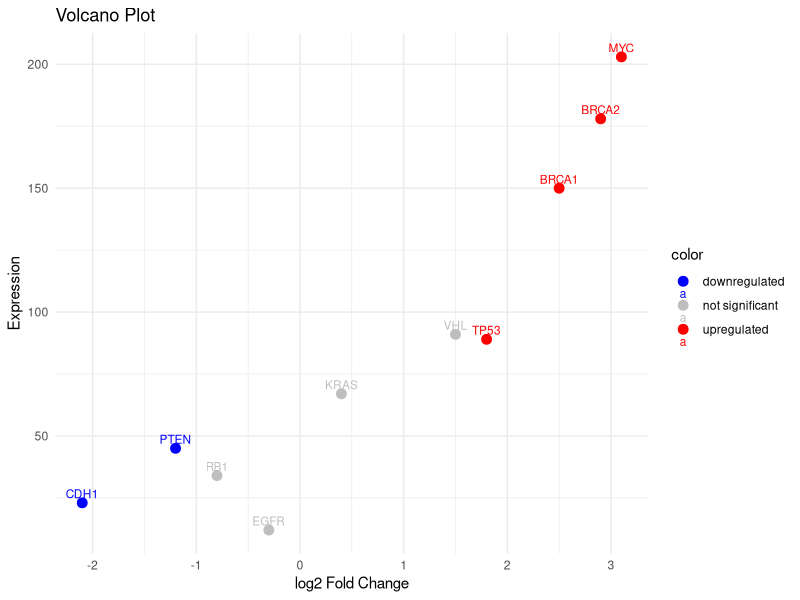
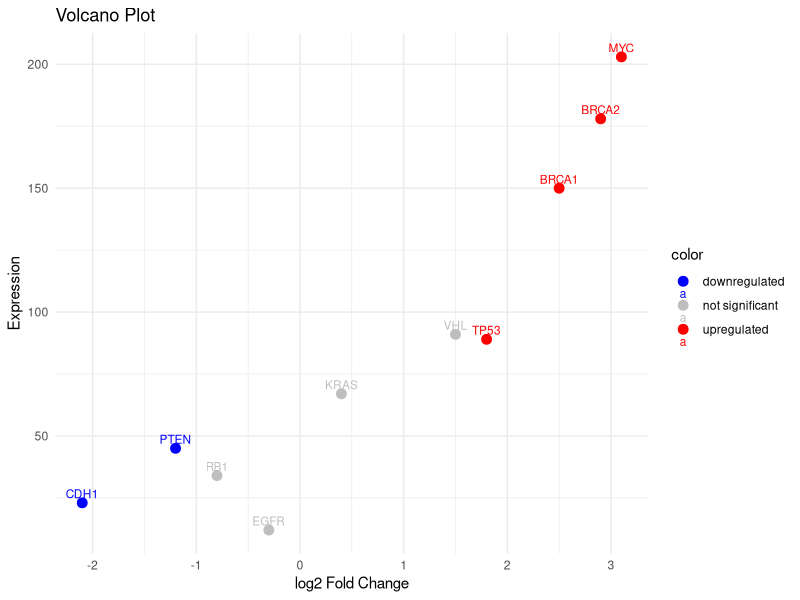

Write the R code that produced these figures, in order.
# Mini Analysis - Week 1
setwd("~/Desktop/bioinfo-learning/week1-day2-r-basics")
library(ggplot2)
library(dplyr)

# Load data
data <- read.csv("gene_expression.csv")

# Add color column
data$color <- "not significant"
data$color[data$significant == TRUE & data$log2FC > 1] <- "upregulated"
data$color[data$significant == TRUE & data$log2FC < -1] <- "downregulated"

# Volcano plot
ggplot(data, aes(x = log2FC, y = expression, color = color, label = gene)) +
  geom_point(size = 3) +
  geom_text(vjust = -0.5, size = 3) +
  scale_color_manual(values = c("upregulated" = "red",
                                "downregulated" = "blue",
                                "not significant" = "gray")) +
  labs(title = "Volcano Plot", x = "log2 Fold Change", y = "Expression") +
  theme_minimal()

# Top 3 genes
top3 <- data[data$significant == TRUE,]
top3 <- top3[order(-top3$expression),]
top3 <- head(top3, 3)
print(top3)
# Save the volcano plot as a PNG file
ggsave("volcano_plot.png", width = 8, height = 6)
log2(40/10)
